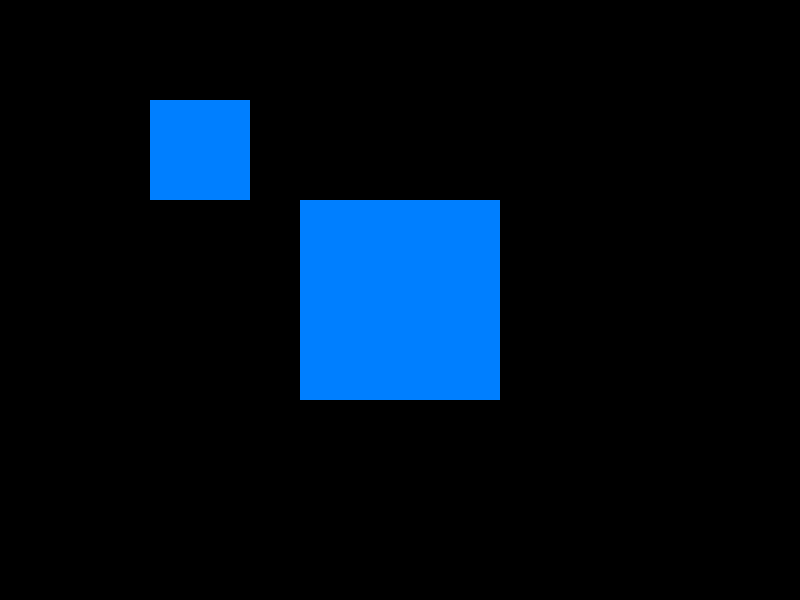
Frame 1 (no input)
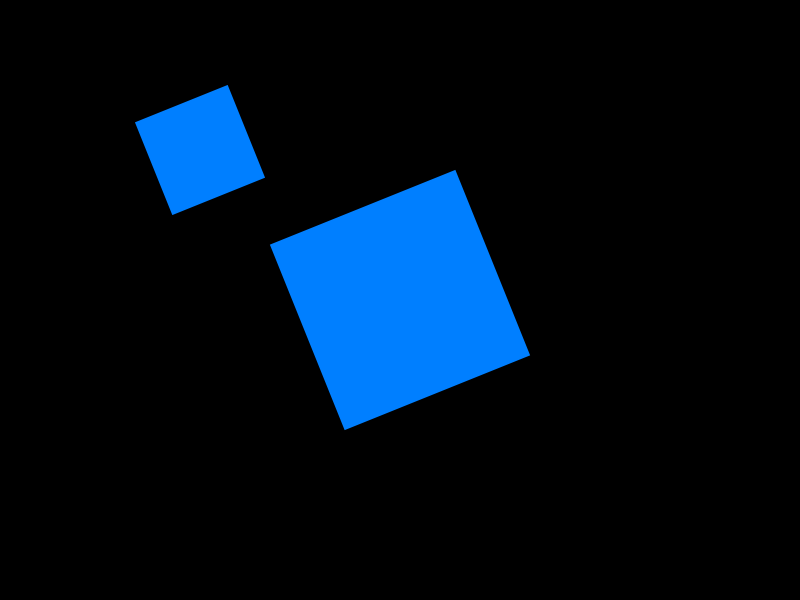
Frame 60 (the mouse pressed at the canvas centre just before this capture)
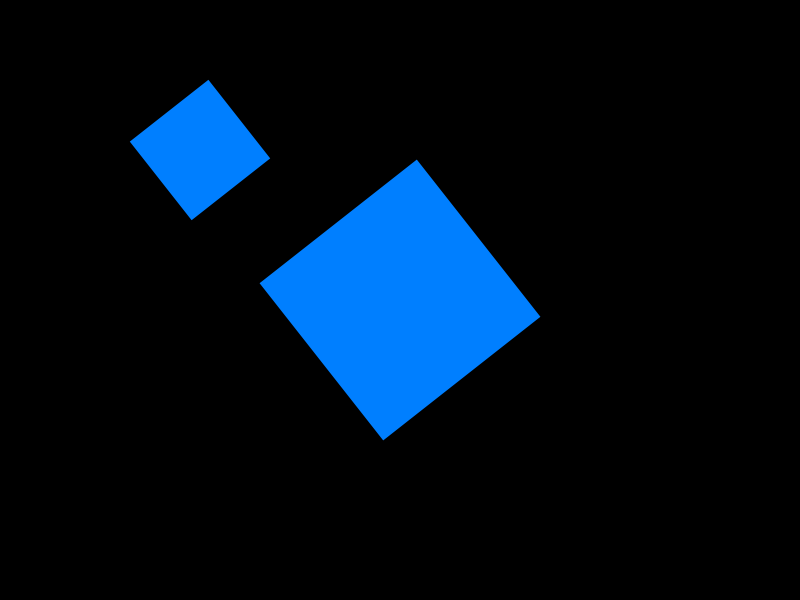
Frame 120 (the mouse held since frame 60 and released just before this capture)

The Processing sketch that drew these frames (run headless with seeded random() and noise(); from frame 60 on, the mouse is pressed at the canvas centre):

// Processing sketch: rotate_square
// ── rotate_square.pde
float angle = 0.0;

void setup(){
  size(800,600);
  frameRate(60);
  fill(0,127,255);
  noStroke();
}

void draw(){
  background(0);
  // axis save
  pushMatrix();
  translate(width/4,height/4);
  rotate(angle);
  rectMode(CENTER);
  rect(0,0,100,100);
  popMatrix();
  
  pushMatrix();
  translate(width/2,height/2);
  rotate(angle);
  rectMode(CENTER);
  rect(0,0,200,200);
  popMatrix();
  
  angle += 0.1;
  
}
